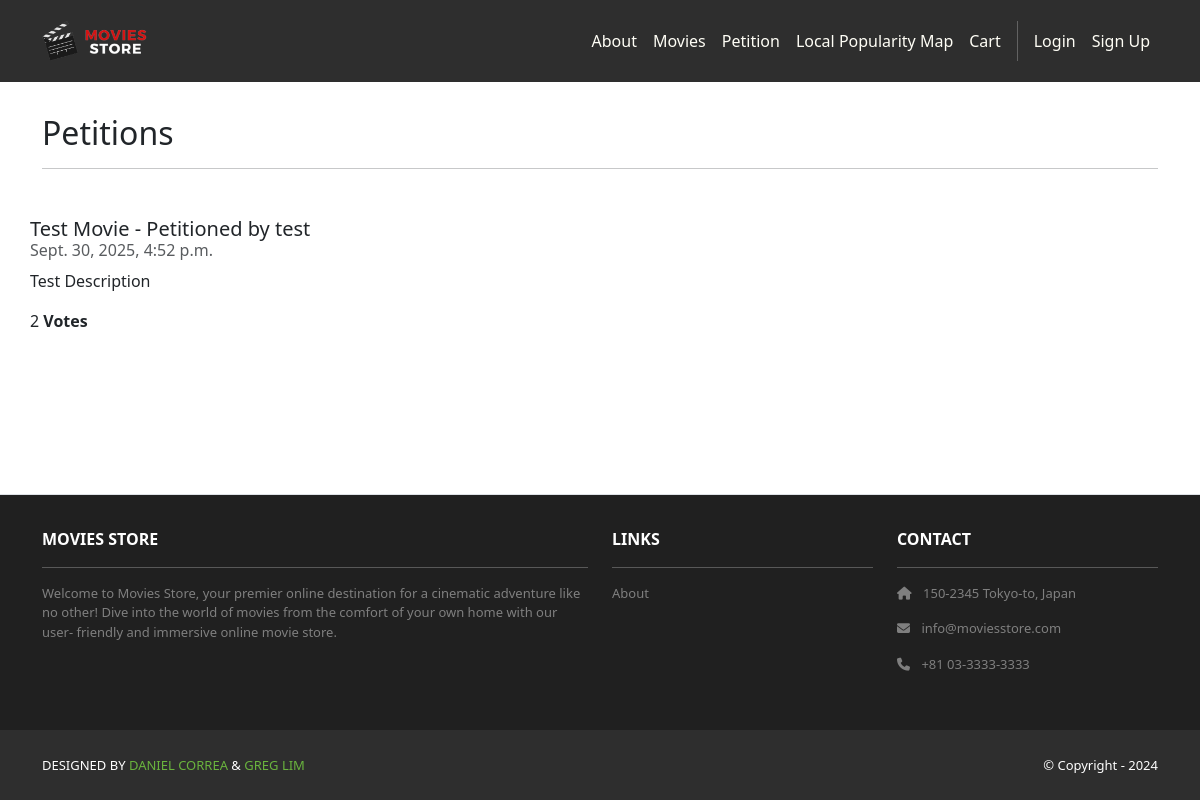
Before: /petition/ with the older database file.
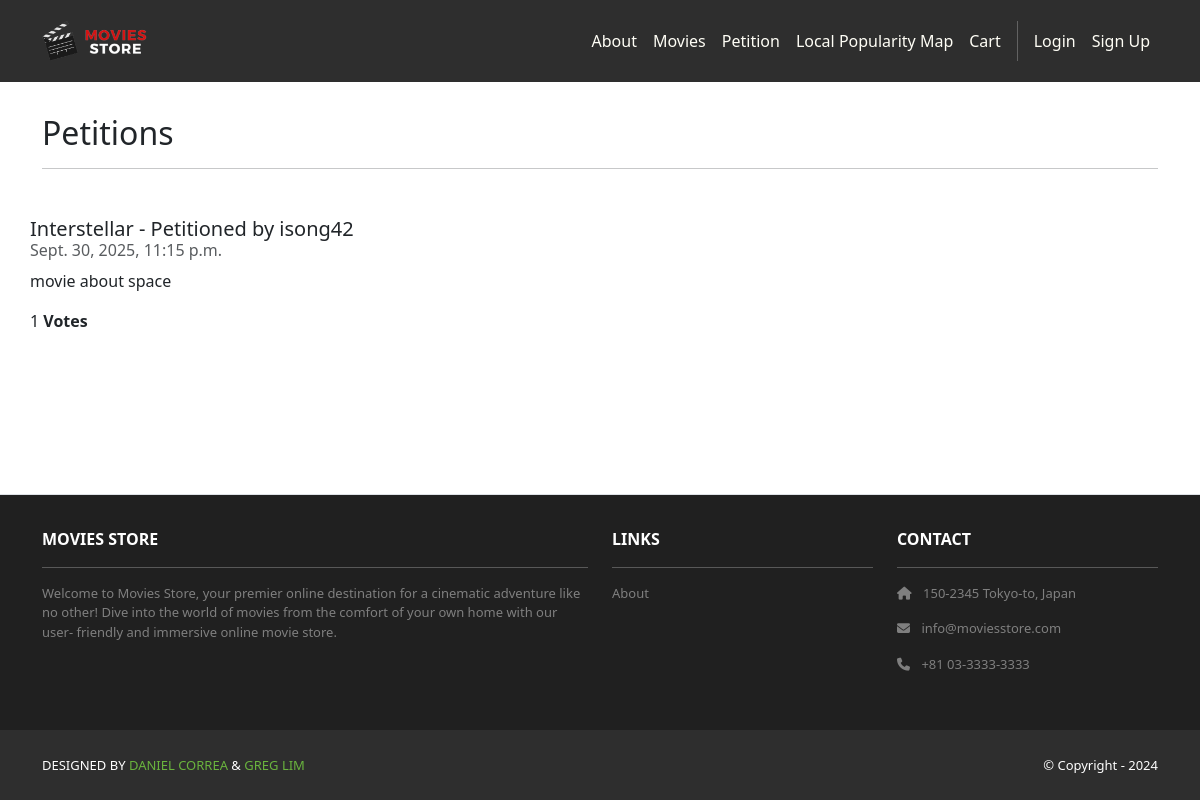
After: the same page with the newer database file.
### petition/models.py (models this page shows, shortened)
class Petition(models.Model):
    id = models.AutoField(primary_key=True)
    movie = models.CharField(max_length=255)
    comment = models.CharField(max_length=255)
    date = models.DateTimeField(auto_now_add=True)
    user = models.ForeignKey(User, on_delete=models.CASCADE)
    votes = models.PositiveIntegerField(default=0) # new
    voters = models.ManyToManyField(User, related_name="petition_id")

### petition/views.py (the view)
# urls.py: path('', views.index, name='cart.index'),
def index(request):
    petitions = Petition.objects.all()
    template_data = {}
    template_data['petitions'] = petitions
    return render(request, 'petition/index.html',
                  {'template_data': template_data})

### petition/templates/petition/index.html (shortened to what this page needs)
{% extends 'base.html' %}
{% block content %}
{% load static %}
{% load cart_filters %}
<div class="p-3">
    <div class="container">
        <div class="row mt-3">
        <div class="col mx-auto mb-3">
            <h2>Petitions</h2>
            <hr />
        </div>
        {% for petition in template_data.petitions %}
        <li class="list-group-item pb-3 pt-3">
            <h5 class="card-title">{{ petition.movie }} - Petitioned by {{ petition.user.username }}</h5>
            <h6 class="card-subtitle mb-2 text-muted">{{ petition.date }}</h6>
            <p class="card-text">{{ petition.comment }}</p>
            <p>{{ petition.votes }}<b> Votes</b> </p>
        </li>
        {% endfor %}
        </div>
    </div>
</div>
{% endblock content %}

Changed rows visible on the page:
removed Petition: movie "Test Movie", user.username "test", date "Sept. 30, 2025, 4:52 p.m.", comment "Test Description", votes "2"
added Petition: movie "Interstellar", user.username "isong42", date "Sept. 30, 2025, 11:15 p.m.", comment "movie about space", votes "1"
